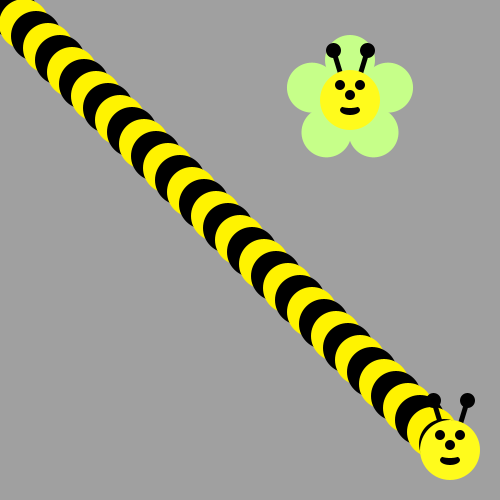
Frame 1 (no input)
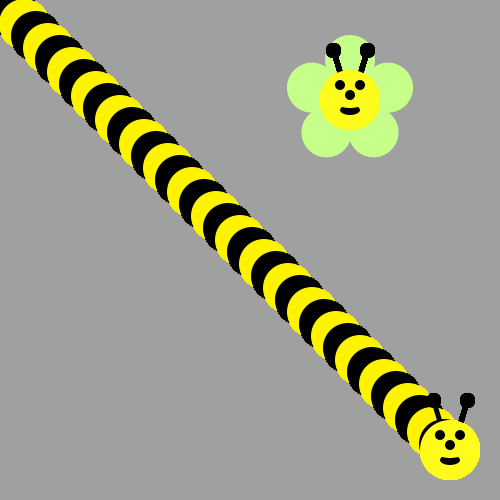
Frame 60 (the mouse pressed at the canvas centre just before this capture)
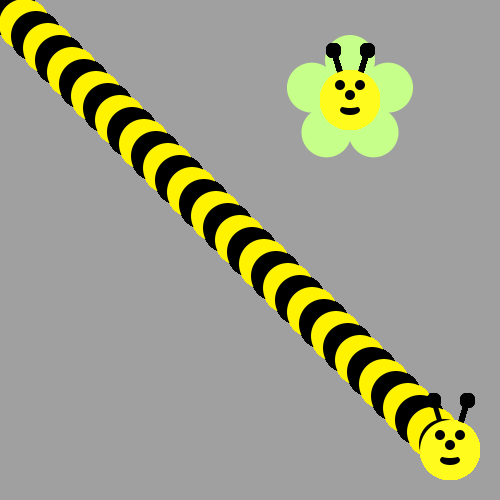
Frame 120 (the mouse held since frame 60 and released just before this capture)

The Processing sketch that drew these frames (run headless with seeded random() and noise(); from frame 60 on, the mouse is pressed at the canvas centre):

// Processing sketch: Ya_like_jazz
// ── Ya_like_jazz.pde
void draw() {
int x=0;
int y=0;
for(int i=0; i<38; i++){
if(i%2==0){ 
fill(#FFF300);
ellipse(x,y,50,50);}
else{
fill(0,0,0);
ellipse(x,y,50,50);}
x+=12.5;
y+=12.5;}

drawBeeFace(450,450);
drawBeeFace(350,100);
}
    
  /*Use a loop to make a body for the Bee!
Then put his head on using drawBeeFace(x,y)
Use Modulo to make the colors alternate 
*/


void drawFlower(int x, int y) {
     noStroke();
     translate(x, y);
     // draw 5 petals, rotating after each one
     fill(#c6ff89);      // green
      for (int i = 0; i < 5; i++) {
           ellipse(0, -40, 50, 50);
          rotate(radians(72));
     }
     fill(#fff9bb); // light yellow
     ellipse(0, 0, 50, 50);
} 
void drawBeeFace(int BeeFaceX, int BeeFaceY) {
     noStroke();
     fill(0, 0, 0);
     stroke(1);
     strokeWeight(5);
     line(BeeFaceX-10, BeeFaceY-27, BeeFaceX-17, BeeFaceY-50);
     line(BeeFaceX+10, BeeFaceY-27, BeeFaceX+17, BeeFaceY-50);
     ellipse(BeeFaceX-17, BeeFaceY-50, 10, 10);
     ellipse(BeeFaceX+17, BeeFaceY-50, 10, 10);
     noStroke();
     fill(255, 251, 28);
     ellipse(BeeFaceX, BeeFaceY, 60, 60); // face
     fill(255, 237, 209);
     fill(0,0,0);
      ellipse(BeeFaceX-10, BeeFaceY-15, 10, 10); // eyes
     ellipse(BeeFaceX+10, BeeFaceY-15, 10, 10);
      ellipse(BeeFaceX, BeeFaceY-5, 10, 10); // nose
      ellipse(BeeFaceX, BeeFaceY+10, 20, 10);// mouth
     fill(255, 251, 28);
     ellipse(BeeFaceX, BeeFaceY+5, 20, 6);
}

void setup() {
     ellipseMode(CENTER);
     size(500, 500);
     background(160, 160, 160);
      drawFlower(350, 100);
      
}
